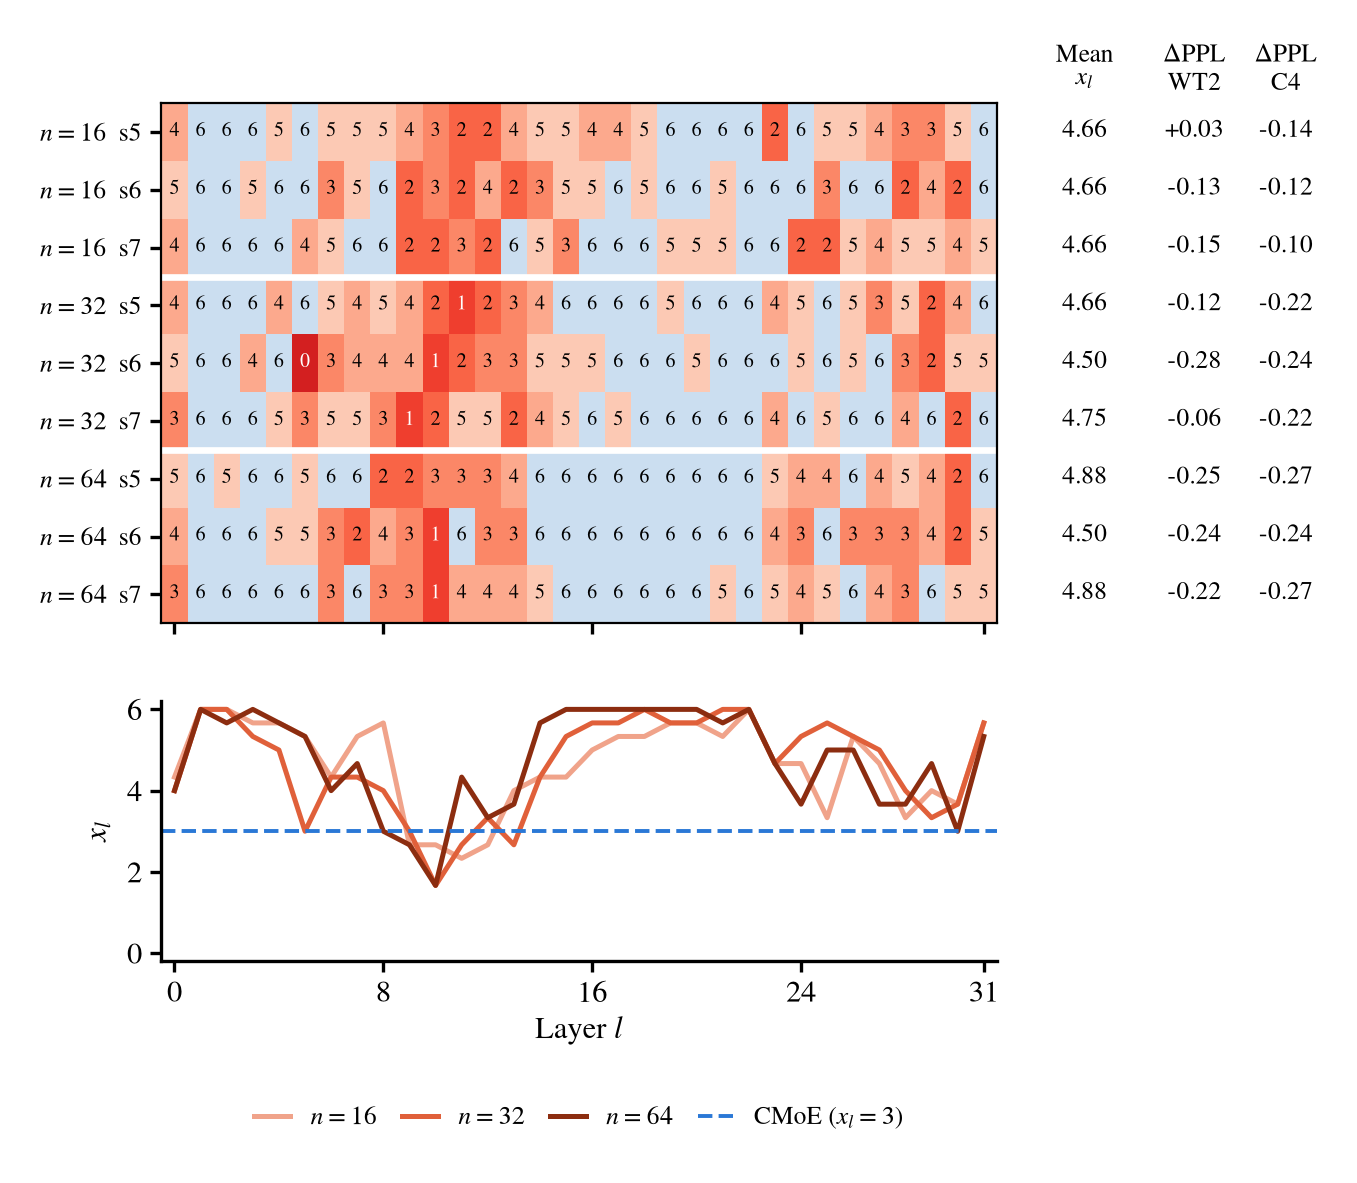

Write Python code to recreate this figure.
"""図: 校正データの量（n）を変えたとき、層ごとの配分はどう動くか。

Llama-2-7b / スパース率 25%（N=8 / A=6）/ beam 幅2 の提案配分を、
n = 16 / 32 / 64（× 2048 トークン）× seed 5,6,7 の9本で並べる。

  (上) 帯   1行が1本の配分ベクトル。塗りと数字は層 l の shared expert 数 x_l。
            右に平均 x と、その配分の PPL から同じ n の uniform3 を引いた差を添える
  (下) 折れ線 n ごとの seed 平均（3本）。CMoE の uniform3 を破線で置く

`fig_allocation_seeds.py` と同じ塗り（x=A は地の青、削った層が赤で立つ）にして、
2つの図を並べて読めるようにしてある。

出どころは report/31 の測定（`result_logs/`、展開済みのものをそのまま読む）。

  配分  slimpajama_w2_n{n}_seed{s}/search.json
  PPL   ppl31_n{n}_seed{s}/summary.json（uniform3 と探索配分を同じ実行で測ってある）

配分は値の並びで run に突き合わせ、1本に決まらなければ止まる。校正トークンの
ハッシュが9本すべてで相異なることも確かめる（同じデータを2度並べていないか）。

  uv run --with matplotlib python report/figures/fig_allocation_calib.py
"""

import json
import os

import matplotlib
matplotlib.use('Agg')
import matplotlib.pyplot as plt                                # noqa: E402
import numpy as np                                            # noqa: E402
from matplotlib.colors import BoundaryNorm, ListedColormap     # noqa: E402

ROOT = os.path.dirname(os.path.dirname(os.path.dirname(os.path.abspath(__file__))))
LOGS = os.path.join(ROOT, 'result_logs')
OUT = os.path.join(ROOT, 'report', 'figures', 'fig_allocation_calib')

N_ACTIVE = 6      # x は 0..A。A を超える共有は取れないので、色の目盛もここで切る
CMOE_X = 3        # 対照（全層 x = A/2）
NSAMPLES = (16, 32, 64)
SEEDS = (5, 6, 7)
SEARCH = 'slimpajama_w2_n{n}_seed{seed}/search.json'
PPL = 'ppl31_n{n}_seed{seed}/summary.json'
DATASETS = ('wikitext2', 'c4-new')

# n ごとの線の色。校正を増やすほど濃くする（量の順が明るさの順になる）
LINES = ('#f0a38a', '#e0603a', '#8c2d10')

TEXT = 9
plt.rcParams.update({
    'font.family': 'serif',
    'font.serif': ['Nimbus Roman', 'Times New Roman', 'Liberation Serif',
                   'DejaVu Serif'],
    'mathtext.fontset': 'stix',
    'font.size': TEXT,
    'axes.linewidth': 0.6,
    'xtick.major.width': 0.6,
    'ytick.major.width': 0.6,
    'xtick.major.size': 3,
    'ytick.major.size': 3,
    'pdf.fonttype': 42,
    'ps.fonttype': 42,
})


def load(path):
    with open(path) as handle:
        return json.load(handle)


def rows():
    """(n, seed, 配分, 平均 x, {データ: 探索 − uniform3}) を n の順に。"""
    out = []
    hashes = {}
    for n_samples in NSAMPLES:
        for seed in SEEDS:
            search = load(os.path.join(
                LOGS, SEARCH.format(n=n_samples, seed=seed)))
            values = list(search['allocation']['values'])
            token_hash = search['calibration']['token_hash']
            if token_hash in hashes:
                raise SystemExit(
                    f'n={n_samples} seed {seed} の校正トークンが '
                    f'{hashes[token_hash]} と同一（{token_hash[:12]}）。'
                    '別の条件として並べてはいけない')
            hashes[token_hash] = f'n={n_samples} seed {seed}'
            if max(values) > N_ACTIVE or min(values) < 0:
                raise SystemExit(
                    f'n={n_samples} seed {seed}: x が 0..{N_ACTIVE} の外 {values}')

            summary = load(os.path.join(
                LOGS, PPL.format(n=n_samples, seed=seed)))
            found = [run for run in summary['runs']
                     if list(run['allocation']['values']) == values]
            baseline = [run for run in summary['runs']
                        if run['allocation']['name'] == f'uniform{CMOE_X}']
            if len(found) != 1 or len(baseline) != 1:
                raise SystemExit(
                    f'n={n_samples} seed {seed}: 探索配分に当たる run が '
                    f'{len(found)} 本、uniform{CMOE_X} が {len(baseline)} 本')
            delta = {name: (found[0]['ppl']['cmoe'][name]['ppl']
                            - baseline[0]['ppl']['cmoe'][name]['ppl'])
                     for name in DATASETS}
            out.append((n_samples, seed, values,
                        search['allocation']['mean_x'], delta))
    lengths = {len(values) for _, _, values, _, _ in out}
    if len(lengths) != 1:
        raise SystemExit(f'層数が揃っていない {sorted(lengths)}')
    return out


def palette():
    """`fig_allocation_seeds.py` と同じ塗り。x=A が地、削った層が赤で立つ。"""
    reds = plt.get_cmap('Reds')(np.linspace(0.72, 0.20, N_ACTIVE))  # x=0..A-1
    colormap = ListedColormap(list(reds) + [plt.get_cmap('Blues')(0.22)])
    norm = BoundaryNorm([level - 0.5 for level in range(N_ACTIVE + 1)]
                        + [N_ACTIVE + 0.5], colormap.N)
    return colormap, norm


def draw(records, path):
    grid = np.array([values for *_, values, _, _ in
                     [(n, s, v, m, d) for n, s, v, m, d in records]])
    n_rows, n_layers = grid.shape
    figure, ((axes, panel), (trend, spare)) = plt.subplots(
        2, 2, figsize=(3.45, 2.75),
        sharex='col',
        gridspec_kw={'width_ratios': [2.15, 0.74],
                     'height_ratios': [1.0, 0.50],
                     'wspace': 0.04, 'hspace': 0.20})
    spare.axis('off')

    colormap, norm = palette()
    axes.imshow(grid, cmap=colormap, norm=norm, aspect='auto')
    for row, line in enumerate(grid):
        for column, value in enumerate(line):
            # 色は一目で見るためのもので、読む値はこの数字である（モノクロ複写でも
            # 残る）。塗りの明るさで字の色を決める
            red, green, blue = colormap(norm(value))[:3]
            dark = 0.299 * red + 0.587 * green + 0.114 * blue < 0.55
            axes.text(column, row, str(value), ha='center', va='center',
                      fontsize=3.6, color='white' if dark else 'black')

    # n の切れ目に白い横線を引く。3本ずつの塊が一目で分かるようにする
    for boundary in range(len(SEEDS), n_rows, len(SEEDS)):
        axes.axhline(boundary - 0.5, color='white', linewidth=1.2)

    axes.set_yticks(range(n_rows))
    axes.set_yticklabels([f'$n{{=}}{n}$  s{seed}'
                          for n, seed, *_ in records], fontsize=4.6)
    axes.set_xticks([0, 8, 16, 24, 31])
    axes.tick_params(labelbottom=False)
    axes.tick_params(length=2, pad=1.5)
    for spine in axes.spines.values():
        spine.set_linewidth(0.4)

    panel.axis('off')
    panel.set_xlim(-0.05, 1.05)
    panel.set_ylim(0, 1)
    columns = [
        (0.20, 'Mean\n$x_l$', [f'{mean_x:.2f}' for *_, mean_x, _ in records]),
        (0.62, '$\\Delta$PPL\nWT2',
         [f'{delta["wikitext2"]:+.2f}' for *_, delta in records]),
        (0.97, '$\\Delta$PPL\nC4',
         [f'{delta["c4-new"]:+.2f}' for *_, delta in records]),
    ]
    for offset, header, values in columns:
        panel.text(offset, 1.015, header, fontsize=4.6, ha='center', va='bottom',
                   linespacing=1.1)
        for row, value in enumerate(values):
            # imshow の行は上から並ぶので、上下を合わせるために 1 から引く
            panel.text(offset, 1 - (row + 0.5) / n_rows, value, fontsize=4.6,
                       ha='center', va='center')

    layers = np.arange(n_layers)
    for index, n_samples in enumerate(NSAMPLES):
        block = np.array([values for n, _, values, _, _ in records
                          if n == n_samples])
        trend.plot(layers, block.mean(axis=0), color=LINES[index],
                   linewidth=0.9, label=f'$n{{=}}{n_samples}$')
    trend.axhline(CMOE_X, color='#2a78d6', linewidth=0.7, linestyle='--',
                  label=f'CMoE ($x_l{{=}}{CMOE_X}$)')
    trend.set_xlim(-0.5, n_layers - 0.5)
    trend.set_ylim(-0.2, N_ACTIVE + 0.2)
    trend.set_xticks([0, 8, 16, 24, 31])
    trend.set_xticklabels(['0', '8', '16', '24', '31'], fontsize=5.5)
    trend.set_yticks(range(0, N_ACTIVE + 1, 2))
    trend.set_yticklabels([str(value) for value in range(0, N_ACTIVE + 1, 2)],
                          fontsize=5.5)
    trend.set_xlabel('Layer $l$', fontsize=5.5, labelpad=1)
    trend.set_ylabel('$x_l$', fontsize=5.5, labelpad=2)
    trend.tick_params(length=2, pad=1.5)
    # 凡例は軸の外に出す。中に置くと3本の折れ線に重なる
    trend.legend(fontsize=4.6, frameon=False, loc='upper center',
                 ncol=4, handlelength=1.4, borderaxespad=0,
                 columnspacing=1.0, bbox_to_anchor=(0.5, -0.52))
    for spine in ('top', 'right'):
        trend.spines[spine].set_visible(False)

    # 帯と折れ線は x を共有させてある。tight_layout は軸を動かして揃いを崩すので
    # 使わない（`axis('off')` の軸が混ざると警告も出る）
    figure.subplots_adjust(left=0.16, right=0.99, top=0.92, bottom=0.14)
    for suffix in ('.pdf', '.png'):
        figure.savefig(f'{path}{suffix}', dpi=400, bbox_inches='tight')
        print(f'{path}{suffix} に書いた')


def main():
    records = rows()
    draw(records, OUT)

    print()
    for n_samples in NSAMPLES:
        block = np.array([values for n, _, values, _, _ in records
                          if n == n_samples])
        spread = block.max(axis=0) - block.min(axis=0)
        deltas = [delta for n, _, _, _, delta in records if n == n_samples]
        print(f'n={n_samples}: 平均 x {block.mean():.3f}、'
              f'層ごとの seed 標準偏差の平均 {block.std(axis=0, ddof=1).mean():.3f}、'
              f'3 seed 一致 {int((spread == 0).sum())}/{block.shape[1]}')
        for name in DATASETS:
            values = [delta[name] for delta in deltas]
            print(f'  {name:9s} ΔPPL 平均 {np.mean(values):+.4f}  '
                  f'({", ".join(f"{v:+.4f}" for v in values)})')


if __name__ == '__main__':
    main()
